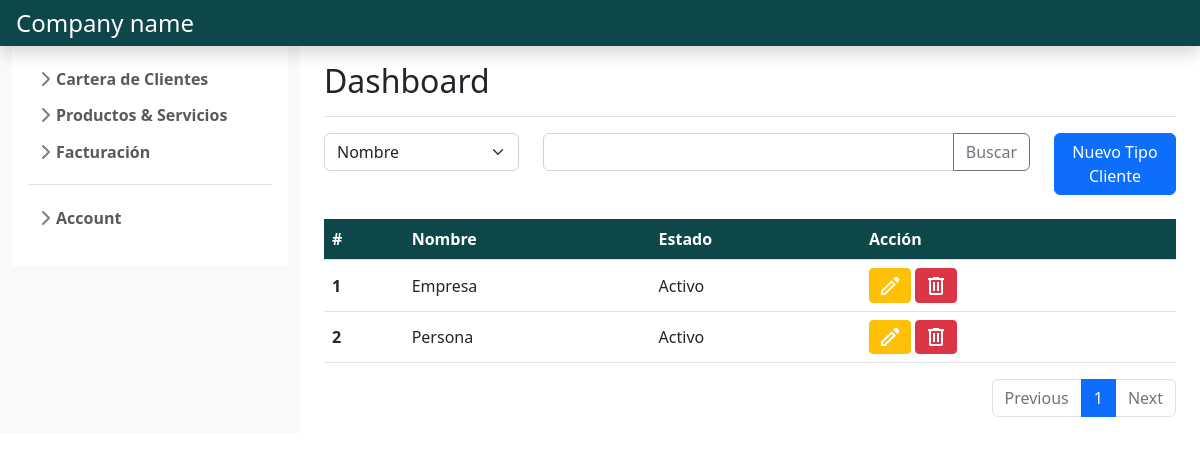
The app's page /customers_management/gestion_tipo_cliente/ (signed in) with its own data.
### customers_management/models.py (models this page shows, shortened)
class TipoCliente(models.Model): # En desuso, marcado para ser eliminado en futuras versiones. Por ahora solo esta presente pero no tiene funcionalidad ni relacion con los demas modelos.
    nombre= models.CharField(max_length= 20)
    estado= models.BooleanField(default=True)
    creado= models.DateTimeField(auto_now_add=True)
    actualizado= models.DateTimeField(auto_now=True)

### customers_management/views.py (the view)
# urls.py: path('gestion_tipo_cliente/', views.gestion_tipo_cliente, name='gestion tipo cliente'),
@login_required
def gestion_tipo_cliente(request):
    if request.method == 'GET':
        tipo_cliente= Paginator(TipoCliente.objects.all().order_by('id'), 10)
        if request.GET.get('page'):
            page_number= request.GET.get('page')
            tipo_cliente_page= tipo_cliente.get_page(page_number)
            return render(request, 'gestion_tipo_clientes.html',
                            {'tipoclientes': tipo_cliente_page,
                             'form': FormCrearTipoCliente}
                        )
        else:
            tipo_cliente_page= tipo_cliente.get_page(1)
            return render(request, 'gestion_tipo_clientes.html',
                            {'tipoclientes': tipo_cliente_page,
                             'form': FormCrearTipoCliente}
                        )

### customers_management/templates/gestion_tipo_clientes.html (shortened to what this page needs)
{% extends "base.html" %}
{% load static %}
{% block content %}
    <div class="row">
        <div class="col-md-3">
            <select class="form-select" id="inputGroupSelect01">
                {% for field in form %}
                <option value="{{field.label}}" selected>{{field.label}}</option>
                {% endfor %}
            </select>
        </div>
        <div class="col-md-7">
            <div class="input-group mb-3 ">
                <input type="text" class="form-control" aria-label="Text input with dropdown button">
                <button class="btn btn-outline-secondary" type="button" id="button-addon1">Buscar</button>
            </div>
        </div>
        <div class="col-md-2">
            <a class="btn btn-primary" href="{% url 'crear tipo cliente' %}">Nuevo Tipo Cliente</a>
        </div>
    </div>
    <br>
    <table class="table table-hover align-middle">
        <thead class="text-white" style="background-color: #0E4749;">
            <tr>
                <th scope="col">#</th>
                <th scope="col">Nombre</th>
                <th scope="col">Estado</th>
                <th scope="col">Acción</th>
            </tr>
        </thead>
        <tbody>
            {% for cliente in tipoclientes %}
            <tr>
                <th scope="row">{{cliente.id}}</th>
                <td>{{cliente.nombre}}</td>
                <td>{% if cliente.estado %}Activo{% else %}Inactivo{% endif %}</td>
                <td>
                    <a class="btn btn-sm btn-warning" href="{% url 'modificar tipo cliente' cliente.id %}" role="button">
                        <svg xmlns="http://www.w3.org/2000/svg" height="24" width="24" style="fill:#FFF"><path d="M5 19h1.4l8.625-8.625-1.4-1.4L5 17.6ZM19.3 8.925l-4.25-4.2 1.4-1.4q.575-.575 1.413-.575.837 0 1.412.575l1.4 1.4q.575.575.6 1.388.025.812-.55 1.387ZM17.85 10.4 7.25 21H3v-4.25l10.6-10.6Zm-3.525-.725-.7-.7 1.4 1.4Z"/></svg>
                    </a>
                    <button class="btn btn-sm btn-danger" data-bs-toggle="modal" data-bs-target="#exampleModalgestion" data-bs-whatever="{{cliente.id}}:{{cliente.nombre}}">
                        <svg xmlns="http://www.w3.org/2000/svg" height="24" width="24" style="fill:#FFF"><path d="M7 21q-.825 0-1.412-.587Q5 19.825 5 19V6H4V4h5V3h6v1h5v2h-1v13q0 .825-.587 1.413Q17.825 21 17 21ZM17 6H7v13h10ZM9 17h2V8H9Zm4 0h2V8h-2ZM7 6v13Z"/></svg>
                    </button>
                </td>
            </tr>
            {% endfor %}
        </tbody>
    </table>
    <nav aria-label="Page navigation example">
        <ul class="pagination justify-content-end">
            <li class="page-item {% if not tipoclientes.has_previous %} disabled {% endif %}">
                <a class="page-link" {% if tipoclientes.has_previous %} href="?page={{ tipoclientes.previous_page_number }}" {% endif %}>Previous</a>
            </li>
            {% for i in tipoclientes.paginator.page_range %}
              {% if i == tipoclientes.number %}
                  <li class="page-item active">
                      <a class="page-link" href="#">{{ i }}</a>
                  </li>
              {% else %}
                  <li class="page-item">
                      <a class="page-link" href="?page={{ i }}">{{ i }}</a>
                  </li>
              {% endif %}
          {% endfor %}
          <li class="page-item {% if not tipoclientes.has_next %} disabled {% endif %}" >
            <a class="page-link" {% if tipoclientes.has_next %} href="?page={{ tipoclientes.next_page_number }}" {% endif %}>Next</a>
          </li>
        </ul>
    </nav>
{% endblock %}

### main/static/style/css/sidebars.css (style rules this page uses)
body { min-height: 100vh; min-height: -webkit-fill-available; }
html { height: -webkit-fill-available; }

### records on screen
TipoCliente: id "1", nombre "Empresa", estado "Activo"
TipoCliente: id "2", nombre "Persona", estado "Activo"

### other values on screen
{{ i }} "1"
form field value "Nombre"
